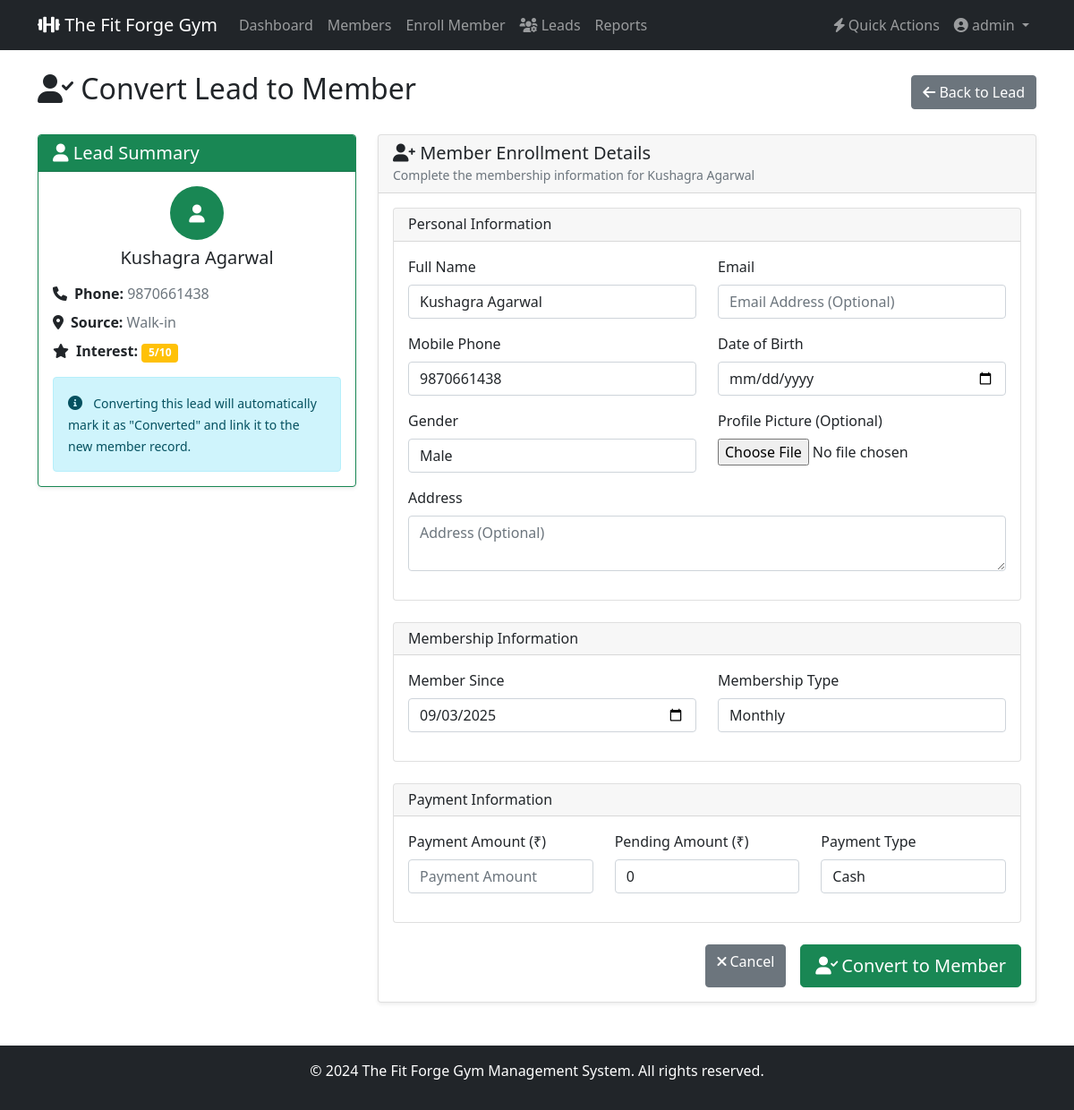
Page /leads/1/convert/ (signed in) on the committed database.
### members/models.py (models this page shows, shortened)
class Lead(models.Model):
    STATUS_CHOICES = [
        ('new', 'New Lead'),
        ('contacted', 'Contacted'),
        ('interested', 'Interested'),
        ('converted', 'Converted'),
        ('not_interested', 'Not Interested'),
    ]
    SOURCE_CHOICES = [
        ('walk_in', 'Walk-in'),
        ('referral', 'Referral'),
        ('online', 'Online'),
        ('advertisement', 'Advertisement'),
        ('social_media', 'Social Media'),
        ('other', 'Other'),
    ]
    name = models.CharField(max_length=100, help_text="Full name of the visitor")
    phone = models.CharField(
        max_length=15,
        validators=[RegexValidator(r'^\+?1?\d{9,15}$', 'Enter a valid phone number.')],
        help_text="Contact number"
    )
    email = models.EmailField(blank=True, null=True, help_text="Email address (optional)")
    status = models.CharField(max_length=20, choices=STATUS_CHOICES, default='new')
    source = models.CharField(max_length=20, choices=SOURCE_CHOICES, default='walk_in')
    interest_level = models.IntegerField(
        default=5,
        help_text="Interest level from 1-10 (10 being highest)"
    )
    notes = models.TextField(blank=True, null=True, help_text="Additional notes about the lead")
    last_contacted = models.DateTimeField(blank=True, null=True)
    next_follow_up = models.DateField(blank=True, null=True, help_text="Next follow-up date")
    converted_member = models.ForeignKey(
        Member,
        on_delete=models.SET_NULL,
        blank=True,
        null=True,
        help_text="If converted, link to the member record"
    )
    conversion_date = models.DateTimeField(blank=True, null=True)
    created_at = models.DateTimeField(auto_now_add=True)
    updated_at = models.DateTimeField(auto_now=True)
    class Meta:
        ordering = ['-created_at']
        verbose_name = "Lead"
        verbose_name_plural = "Leads"

### members/views.py (the view)
# urls.py: path('leads/<int:pk>/convert/', views.convert_lead, name='convert_lead'),
@login_required
def convert_lead(request, pk):
    lead = get_object_or_404(Lead, pk=pk)
    if request.method == 'POST':
        initial_data = {
            'name': lead.name,
            'mobile_phone': lead.phone,
            'email': lead.email or '',
            'member_since': date.today(),
        }
        member_form = MemberForm(request.POST, request.FILES, initial=initial_data)
        if member_form.is_valid():
            with transaction.atomic():
                member = member_form.save(commit=False)
                member.save()
                lead.mark_converted(member)
                return redirect('member_detail', pk=member.pk)
    else:
        initial_data = {
            'name': lead.name,
            'mobile_phone': lead.phone,
            'email': lead.email or '',
            'member_since': date.today(),
        }
        member_form = MemberForm(initial=initial_data)
    context = {
        'lead': lead,
        'form': member_form,
    }
    return render(request, 'members/convert_lead.html', context)

### templates/members/convert_lead.html (shortened to what this page needs)
{% extends 'base.html' %}
{% block content %}
<div class="d-flex justify-content-between align-items-center mb-4">
    <h2><i class="fas fa-user-check"></i> Convert Lead to Member</h2>
    <a href="{% url 'lead_detail' lead.pk %}" class="btn btn-secondary">
        <i class="fas fa-arrow-left"></i> Back to Lead
    </a>
</div>
<div class="row">
    <div class="col-lg-4">
        <div class="card shadow-sm border-success">
            <div class="card-header bg-success text-white">
                <h5 class="mb-0"><i class="fas fa-user"></i> Lead Summary</h5>
            </div>
            <div class="card-body">
                <div class="text-center mb-3">
                    <div class="bg-success rounded-circle d-flex align-items-center justify-content-center mx-auto"
                         style="width: 60px; height: 60px;">
                        <i class="fas fa-user text-white fa-lg"></i>
                    </div>
                    <h5 class="mt-2 mb-0">{{ lead.name }}</h5>
                </div>
                <div class="mb-2">
                    <strong><i class="fas fa-phone me-2"></i>Phone:</strong>
                    <span class="text-muted">{{ lead.phone }}</span>
                </div>
                <div class="mb-2">
                    <strong><i class="fas fa-map-marker-alt me-2"></i>Source:</strong>
                    <span class="text-muted">{{ lead.get_source_display }}</span>
                </div>
                <div class="mb-2">
                    <strong><i class="fas fa-star me-2"></i>Interest:</strong>
                    <span class="badge
                        {% if lead.interest_level >= 8 %}bg-success
                        {% elif lead.interest_level >= 5 %}bg-warning
                        {% else %}bg-danger{% endif %}">
                        {{ lead.interest_level }}/10
                    </span>
                </div>
                <div class="alert alert-info mt-3 mb-0">
                    <i class="fas fa-info-circle me-2"></i>
                    <small>Converting this lead will automatically mark it as "Converted" and link it to the new member record.</small>
                </div>
            </div>
        </div>
    </div>
    <div class="col-lg-8">
        <div class="card shadow-sm">
            <div class="card-header">
                <h5 class="mb-0"><i class="fas fa-user-plus"></i> Member Enrollment Details</h5>
                <small class="text-muted">Complete the membership information for {{ lead.name }}</small>
            </div>
            <div class="card-body">
                <form method="post" enctype="multipart/form-data">
                    <div class="card mb-4">
                        <div class="card-header">
                            <h6 class="mb-0">Personal Information</h6>
                        </div>
                        <div class="card-body">
                            <div class="row">
                                <div class="col-md-6 mb-3">
                                    <label for="{{ form.name.id_for_label }}" class="form-label">Full Name</label>
                                    {{ form.name }}
                                </div>
                                <div class="col-md-6 mb-3">
                                    <label for="{{ form.email.id_for_label }}" class="form-label">Email</label>
                                    {{ form.email }}
                                </div>
                            </div>
                            <div class="row">
                                <div class="col-md-6 mb-3">
                                    <label for="{{ form.mobile_phone.id_for_label }}" class="form-label">Mobile Phone</label>
                                    {{ form.mobile_phone }}
                                </div>
                                <div class="col-md-6 mb-3">
                                    <label for="{{ form.date_of_birth.id_for_label }}" class="form-label">Date of Birth</label>
                                    {{ form.date_of_birth }}
                                </div>
                            </div>
                            <div class="row">
                                <div class="col-md-6 mb-3">
                                    <label for="{{ form.gender.id_for_label }}" class="form-label">Gender</label>
                                    {{ form.gender }}
                                </div>
                                <div class="col-md-6 mb-3">
                                    <label for="{{ form.profile_picture.id_for_label }}" class="form-label">Profile Picture (Optional)</label>
                                    {{ form.profile_picture }}
                                </div>
                            </div>
                            <div class="mb-3">
                                <label for="{{ form.address.id_for_label }}" class="form-label">Address</label>
                                {{ form.address }}
                            </div>
                        </div>
                    </div>
                    <div class="card mb-4">
                        <div class="card-header">
                            <h6 class="mb-0">Membership Information</h6>
                        </div>
                        <div class="card-body">
                            <div class="row">
                                <div class="col-md-6 mb-3">
                                    <label for="{{ form.member_since.id_for_label }}" class="form-label">Member Since</label>
                                    {{ form.member_since }}
                                </div>
                                <div class="col-md-6 mb-3">
                                    <label for="{{ form.membership_type.id_for_label }}" class="form-label">Membership Type</label>
                                    {{ form.membership_type }}
                                </div>
                            </div>
                        </div>
                    </div>
                    <div class="card mb-4">
                        <div class="card-header">
                            <h6 class="mb-0">Payment Information</h6>
                        </div>
                        <div class="card-body">
                            <div class="row">
                                <div class="col-md-4 mb-3">
                                    <label for="{{ form.payment_amount.id_for_label }}" class="form-label">Payment Amount (₹)</label>
                                    {{ form.payment_amount }}
                                </div>
                                <div class="col-md-4 mb-3">
                                    <label for="{{ form.pending_amount.id_for_label }}" class="form-label">Pending Amount (₹)</label>
                                    {{ form.pending_amount }}
                                </div>
                                <div class="col-md-4 mb-3">
                                    <label for="{{ form.payment_type.id_for_label }}" class="form-label">Payment Type</label>
                                    {{ form.payment_type }}
                                </div>
                            </div>
                        </div>
                    </div>
                    <div class="d-grid gap-2 d-md-flex justify-content-md-end">
                        <a href="{% url 'lead_detail' lead.pk %}" class="btn btn-secondary me-md-2">
                            <i class="fas fa-times me-1"></i>Cancel
                        </a>
                        <button type="submit" class="btn btn-success btn-lg">
                            <i class="fas fa-user-check me-1"></i>Convert to Member
                        </button>
                    </div>
                </form>
            </div>
        </div>
    </div>
</div>
{% endblock %}

### templates/base.html (shortened to what this page needs)
<!DOCTYPE html>
<html lang="en">
<head>
    <link href="https://cdn.jsdelivr.net/npm/bootstrap@5.1.3/dist/css/bootstrap.min.css" rel="stylesheet">
    <link href="https://cdnjs.cloudflare.com/ajax/libs/font-awesome/6.0.0/css/all.min.css" rel="stylesheet">
</head>
<body>
    <nav class="navbar navbar-expand-lg navbar-dark bg-dark">
        <div class="container">
            <a class="navbar-brand" href="{% url 'home' %}">
                <i class="fas fa-dumbbell"></i> The Fit Forge Gym
            </a>
            <div class="collapse navbar-collapse" id="navbarNav">
                <ul class="navbar-nav me-auto">
                    {% if not user.is_authenticated %}
                    <li class="nav-item">
                        <a class="nav-link {% if request.resolver_match.url_name == 'home' %}active{% endif %}" href="{% url 'home' %}">Home</a>
                    </li>
                    {% elif user.is_authenticated %}
                    <li class="nav-item">
                        <a class="nav-link {% if request.resolver_match.url_name == 'dashboard' %}active{% endif %}" href="{% url 'dashboard' %}">Dashboard</a>
                    </li>
                    <li class="nav-item">
                        <a class="nav-link {% if request.resolver_match.url_name == 'member_list' %}active{% endif %}" href="{% url 'member_list' %}">Members</a>
                    </li>
                    <li class="nav-item">
                        <a class="nav-link {% if request.resolver_match.url_name == 'member_enroll' %}active{% endif %}" href="{% url 'member_enroll' %}">Enroll Member</a>
                    </li>
                    <li class="nav-item">
                        <a class="nav-link {% if request.resolver_match.url_name == 'lead_list' %}active{% endif %}" href="{% url 'lead_list' %}">
                            <i class="fas fa-users-cog"></i> Leads
                        </a>
                    </li>
                    <li class="nav-item">
                        <a class="nav-link {% if request.resolver_match.url_name == 'reports' %}active{% endif %}" href="{% url 'reports' %}">Reports</a>
                    </li>
                    {% endif %}
                </ul>
                <ul class="navbar-nav">
                    {% if user.is_authenticated %}
                    <li class="nav-item">
                        <a class="nav-link {% if request.resolver_match.url_name == 'quick_actions' %}active{% endif %}" href="{% url 'quick_actions' %}">
                            <i class="fas fa-bolt"></i> Quick Actions
                        </a>
                    </li>
                    <li class="nav-item dropdown">
                        <a class="nav-link dropdown-toggle" href="#" id="navbarDropdown" role="button" data-bs-toggle="dropdown">
                            <i class="fas fa-user-circle"></i> {{ user.first_name|default:user.username }}
                        </a>
                    </li>
                    {% else %}
                    <li class="nav-item">
                        <a class="nav-link login-btn" href="{% url 'login' %}">
                            <i class="fas fa-sign-in-alt"></i> Login
                        </a>
                    </li>
                    {% endif %}
                </ul>
            </div>
        </div>
    </nav>
    <main class="container mt-4">
        {% block content %}{% endblock %}
    </main>
    <footer class="bg-dark text-white text-center py-3 mt-5">
        <div class="container">
            <p>&copy; 2024 The Fit Forge Gym Management System. All rights reserved.</p>
        </div>
    </footer>
</body>
</html>

### rows in the picture
Lead: name "Kushagra Agarwal", phone "9870661438", source "Walk-in", interest_level "5"

### other values in the picture
{{ user.first_name|default:user.username }} "admin"
